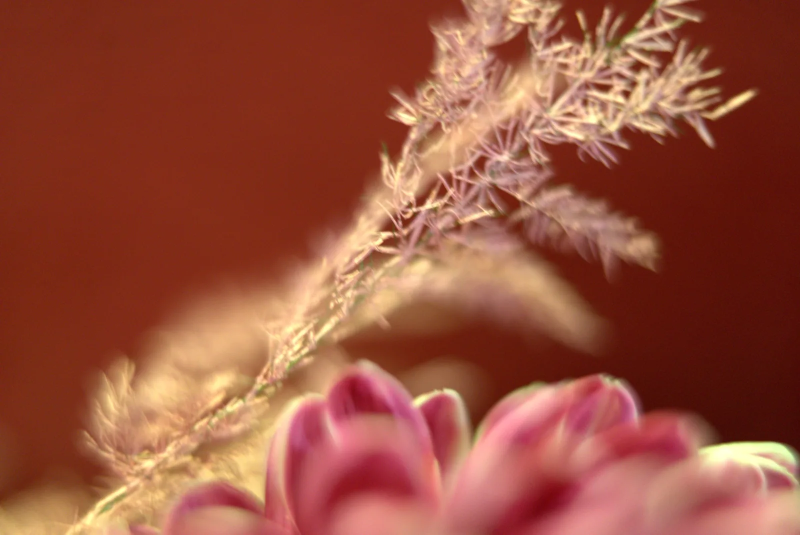
#> input picture asparagus-fern-macro-1600.webp, 1600 x 1069 px (shown at 1/2 size); its folder holds 4 pictures in this run
$ python prepare_photos.py .
#> lines starting #> are read from the running program, lines starting #| are printed output that depends on the picture
#!/usr/bin/env python3
"""
Prepare your photos for the website.

What it does, for every JPG / PNG / TIFF / WebP in a folder:
  1. Rotates it the right way up (using the camera's orientation tag).
  2. Makes two web-sized WebP copies: 800 px and 1600 px wide
     (never enlarges a photo that is already smaller).
  3. Removes ALL hidden metadata (EXIF), including GPS location,
     so you don't accidentally publish where you live.
  4. Prints ready-to-paste HTML for the gallery, with the correct
     width/height filled in, plus the lines to add to sitemap.xml.

Your original files are never changed.

Setup (once):   pip install Pillow
Usage:          python tools/prepare_photos.py path/to/your/originals
Optional:       --out images    (where web copies go; default: images)
                --quality 82    (WebP quality 1-100; default: 82)
                --site https://syifaalya157-ops.github.io   (for sitemap lines)
                --name "Your Name"   (for the copyright lines)
"""

import argparse
import re
import sys
from datetime import date
from pathlib import Path

try:
    from PIL import Image, ImageOps
except ImportError:
    sys.exit("Pillow is not installed. Run:  pip install Pillow")

WIDTHS = (800, 1600)
EXTENSIONS = {".jpg", ".jpeg", ".png", ".tif", ".tiff", ".webp"}


def slugify(name: str) -> str:
    """'IMG 2041 (Final).JPG' -> 'img-2041-final'. Descriptive file names help SEO,
    so rename originals first, e.g. 'harbour-at-dawn.jpg'."""
    name = name.lower()
    name = re.sub(r"[^a-z0-9]+", "-", name)
    return name.strip("-") or "photo"


def process(src: Path, out_dir: Path, quality: int):
#> called with quality = 82
    with Image.open(src) as im:
#> im is the input picture: PIL image 1600x1069 RGB; mean R, G, B 153.2, 81, 60.8
        im = ImageOps.exif_transpose(im)          # fix rotation
        im = im.convert("RGB")                    # drops alpha/odd modes
        slug = slugify(src.stem)
        made = {}
        for w in WIDTHS:
            copy = im.copy()
            if copy.width > w:
                h = round(copy.height * w / copy.width)
                copy = copy.resize((w, h), Image.LANCZOS)
            dest = out_dir / f"{slug}-{w}.webp"
            # Saving without exif=... means no metadata is written.
            copy.save(dest, "WEBP", quality=quality, method=6)
            made[w] = (dest, copy.width, copy.height)
#> this loop made 2 passes
#> pass 1, in process, `copy = copy.resize((w, h), Image.LANCZOS)`:
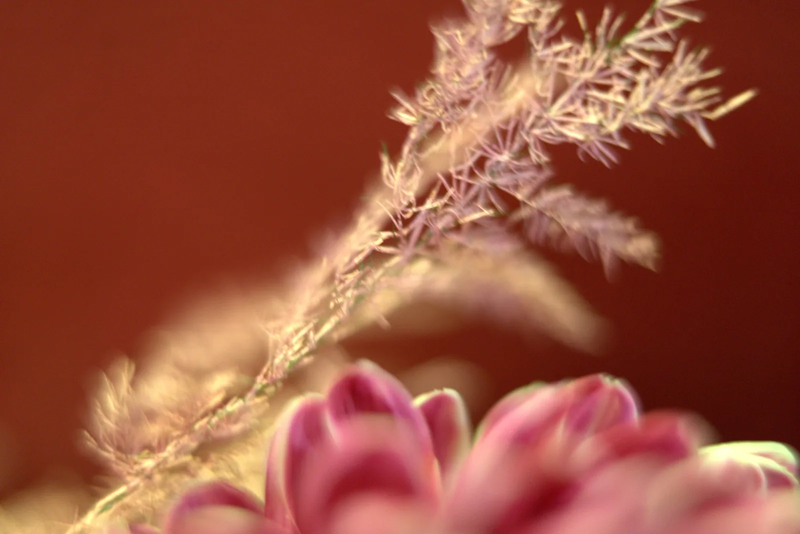
#> copy: PIL image 800x534 RGB; mean R, G, B 153.2, 81, 60.8
#> after the loop, h = 534; made = 2 items
        return slug, made


def gallery_snippet(slug, made, img_dir):
    small, large = made[800], made[1600]
    w, h = large[1], large[2]
    ar = round(w / h, 4)
    return f"""<figure class="shot" style="--ar: {ar}">
  <a class="shot-link" href="{img_dir}/{large[0].name}">
    <img src="{img_dir}/{small[0].name}"
         srcset="{img_dir}/{small[0].name} {small[1]}w, {img_dir}/{large[0].name} {large[1]}w"
         sizes="(max-width: 40rem) 100vw, 45vw"
         width="{w}" height="{h}" loading="lazy" decoding="async"
         alt="DESCRIBE THIS PHOTO: what is in it, where">
  </a>
  <figcaption>Photo title <span>Place, year</span></figcaption>
</figure>"""


def main():
    ap = argparse.ArgumentParser(description=__doc__, formatter_class=argparse.RawDescriptionHelpFormatter)
    ap.add_argument("source", type=Path, help="folder with your original photos")
    ap.add_argument("--out", type=Path, default=Path("images"))
    ap.add_argument("--quality", type=int, default=82)
    ap.add_argument("--site", default="https://syifaalya157-ops.github.io")
    ap.add_argument("--name", default="Alya Syifa", help="your name, for the copyright lines")
    ap.add_argument("--year", default=str(date.today().year))
    args = ap.parse_args()

    if not args.source.is_dir():
        sys.exit(f"Not a folder: {args.source}")
    args.out.mkdir(parents=True, exist_ok=True)

    files = sorted(p for p in args.source.iterdir() if p.suffix.lower() in EXTENSIONS)
    if not files:
        sys.exit(f"No JPG/PNG/TIFF/WebP files found in {args.source}")

    # Path used inside the website, e.g. "images". If a full folder path was
    # given for --out, fall back to just its last part.
    web_dir = args.out.name if args.out.is_absolute() else args.out.as_posix().strip("/")

    snippets, snippets_it, sitemap, jsonld = [], [], [], []
    total_kb = 0
    for f in files:
        slug, made = process(f, args.out, args.quality)
#> slug = 'asparagus-fern-macro-1600'; made = 2 items
        size = sum(p.stat().st_size for p, _, _ in made.values()) // 1024
#> size = 73
        total_kb += size
#> total_kb = 73
        print(f"  ok  {f.name}  ->  {slug}-800.webp, {slug}-1600.webp  ({size} KB)", file=sys.stderr)
        snippets.append(gallery_snippet(slug, made, web_dir))
#> in gallery_snippet, `w, h = large[1], large[2]`: w = 1600; h = 1069
#> in gallery_snippet, `ar = round(w / h, 4)`: ar = 1.5
        snippets_it.append(gallery_snippet(slug, made, "../" + web_dir))  # pages in it/ are one folder deeper
#> pass 3 of the loop in main, `for f in files:`:
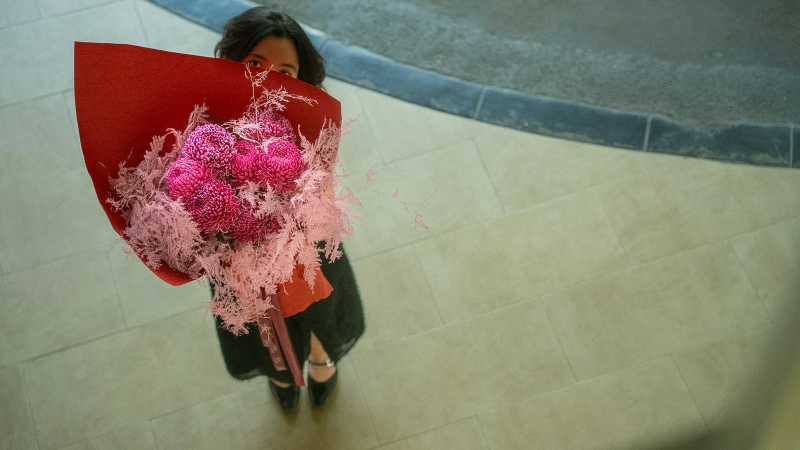
#> input picture bouquet-from-above-1600.webp, 1600 x 900 px (shown at 1/2 size)
#> in process, im is the input picture: PIL image 1600x900 RGB; mean R, G, B 135.4, 130.1, 111.9
#> the loop in process (call 3), `for w in WIDTHS:` made 2 passes
#> pass 1, in process (call 3), `copy = copy.resize((w, h), Image.LANCZOS)`:
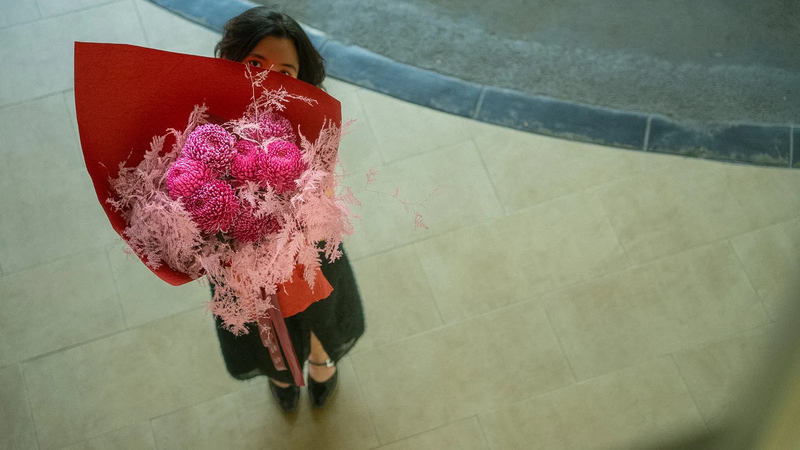
#> copy: PIL image 800x450 RGB; mean R, G, B 135.4, 130.1, 111.9
#> after the loop in process (call 3), `for w in WIDTHS:`: h = 450
#> slug = 'bouquet-from-above-1600'
#> size = 189
#> total_kb = 303
#> the loop made 4 passes; the first 3 are shown
        url = f"{args.site.rstrip('/')}/{web_dir}/{made[1600][0].name}"
        sitemap.append(f"    <image:image><image:loc>{url}</image:loc></image:image>")
        jsonld.append(
            "      {\n"
            '        "@type": "ImageObject",\n'
            f'        "contentUrl": "{url}",\n'
            f'        "creator": {{ "@id": "{args.site.rstrip("/")}/#me" }},\n'
            f'        "creditText": "{args.name}",\n'
            f'        "copyrightNotice": "© {args.year} {args.name}"\n'
            "      }")

    print(f"\nDone: {len(files)} photos, {total_kb / 1024:.1f} MB total.\n", file=sys.stderr)
    print("<!-- ===== ENGLISH pages (index.html, graduation.html, ...): paste into a gallery ===== -->\n")
    print("\n\n".join(snippets))
    print("\n<!-- ===== ITALIAN pages (files in the it/ folder): paste into the matching gallery ===== -->\n")
    print("\n\n".join(snippets_it))
    print("\n<!-- ===== sitemap.xml: paste inside the <url> of EACH page that shows the photo ===== -->\n")
    print("\n".join(sitemap))
    print("\n<!-- ===== Optional: add to the \"@graph\" list of the page that shows the photo (copyright info) ===== -->\n")
    print(",\n".join(jsonld))


if __name__ == "__main__":
    main()
